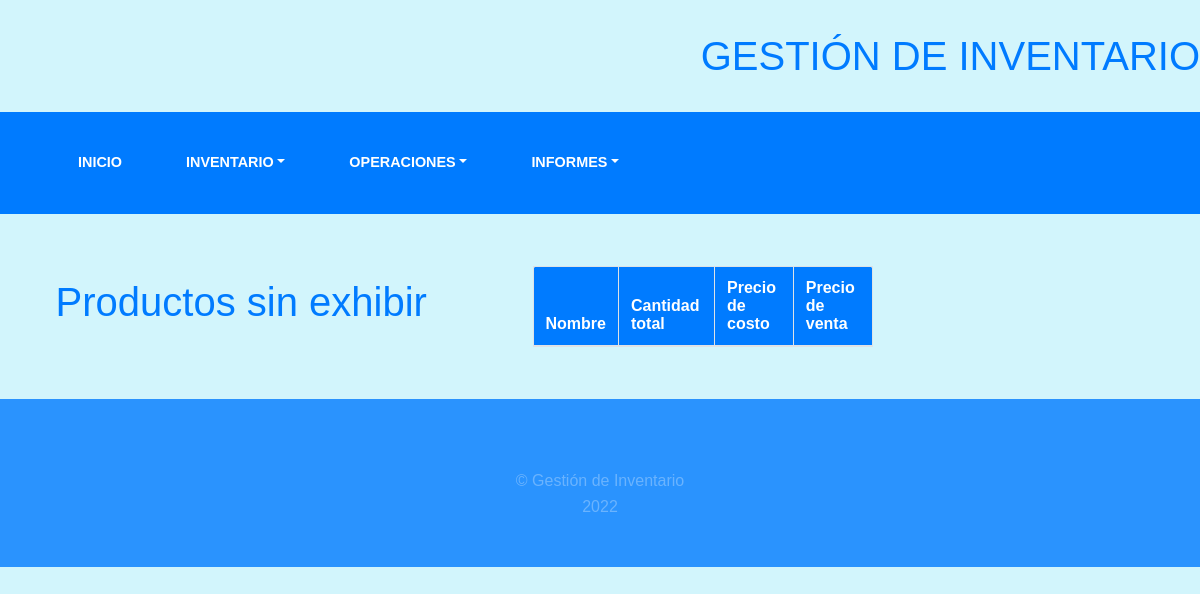
The page /producto/productos-sin-exhibir/ on the database as committed earlier.
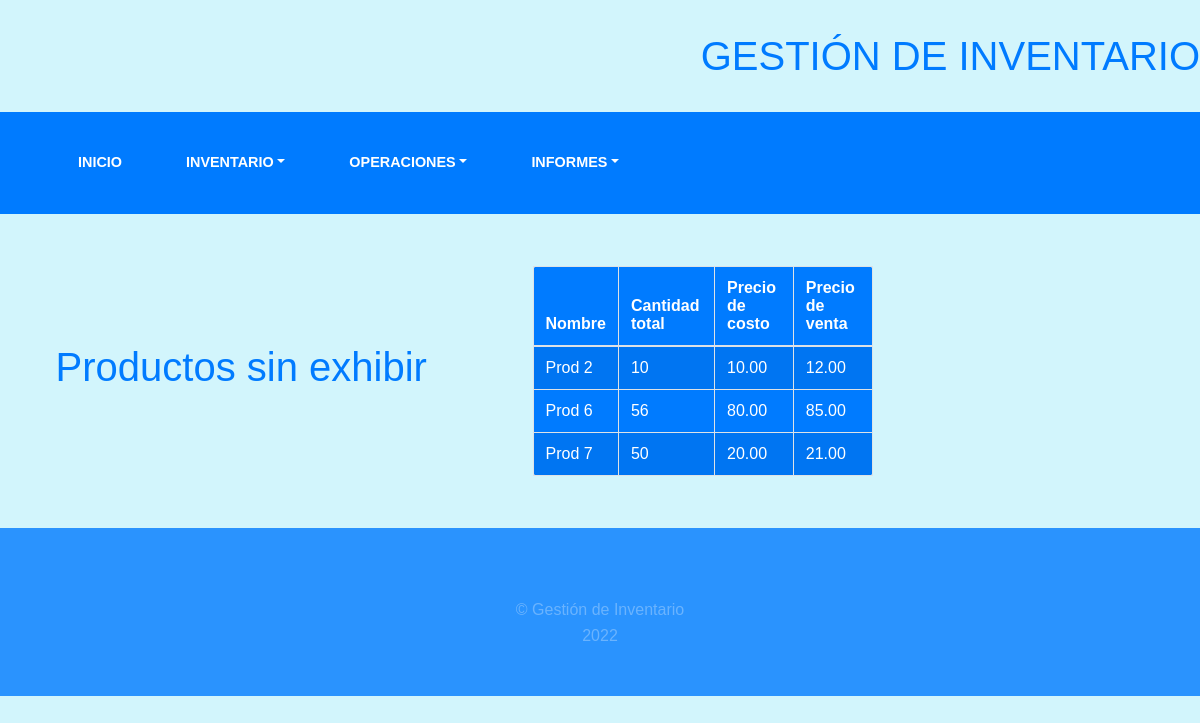
The same page on the database as committed later.
### inventory/models.py (models this page shows)
class Producto(models.Model):
    nombre = models.CharField(max_length=20, unique=True)
    cantidad = models.IntegerField(default=0,validators=[MinValueValidator(0)])
    fecha_entrada = models.DateField()
    precio_costo = models.DecimalField(decimal_places=2, max_digits=10, default=0, validators=[MinValueValidator(0)])
    precio_venta = models.DecimalField(decimal_places=2, max_digits=10, default=0, validators=[MinValueValidator(0)])
    def __str__(self):
        return self.nombre
    class Meta:
        verbose_name = "Producto"
        verbose_name_plural = "Productos"

### inventory/views.py (the view)
# urls.py: path('productos-sin-exhibir/', views.stored_products, name="stored_products"),
def stored_products(request):
    if request.method == 'GET':
        p = []
        existencia = Existencia.objects.all()
        for e in existencia:
            if e.almacen.es_central == 'Almacén central':
                p.append(e.producto)
        print("Productos sin exhibir :" + str(p))
        return render(request, 'inventory/productos_sin_exhibir.html', {'productos': p})

### templates/inventory/productos_sin_exhibir.html (shortened to what this page needs)
{% extends 'inventory/base.html' %}
{% block content %}
    <div class=" row ">
        <div class="col-5 d-flex align-items-center justify-content-center">
            <h1>Productos sin exhibir</h1>
        </div>
        <div class="letra_azul col-4 d-flex align-items-center justify-content-center">
            <div class="card-body">
                <table id="example" class="table table-striped table-bordered f_back" style="width:100%">
                    <thead>
                    <tr>
                        <th>Nombre</th>
                        <th>Cantidad total</th>
                        <th>Precio de costo</th>
                        <th>Precio de venta</th>
                    </tr>
                    </thead>
                    <tbody>
                    {% for f in productos %}
                        <tr>
                            <td><a href="{% url 'inv:update_product' f.id %}">{{ f.nombre }}</a></td>
                            <td><a>{{ f.cantidad }}</a></td>
                            <td><a>{{ f.precio_costo }}</a></td>
                            <td><a>{{ f.precio_venta }}</a></td>
                        </tr>
                    {% endfor %}
                    </tbody>
                </table>
            </div>
        </div>
    </div>
{% endblock %}

Rows that differ between the two databases and show on the page:
added Producto: nombre "Prod 2", cantidad "10", precio_costo "10.00", precio_venta "12.00"
added Producto: nombre "Prod 6", cantidad "56", precio_costo "80.00", precio_venta "85.00"
added Producto: nombre "Prod 7", cantidad "50", precio_costo "20.00", precio_venta "21.00"
